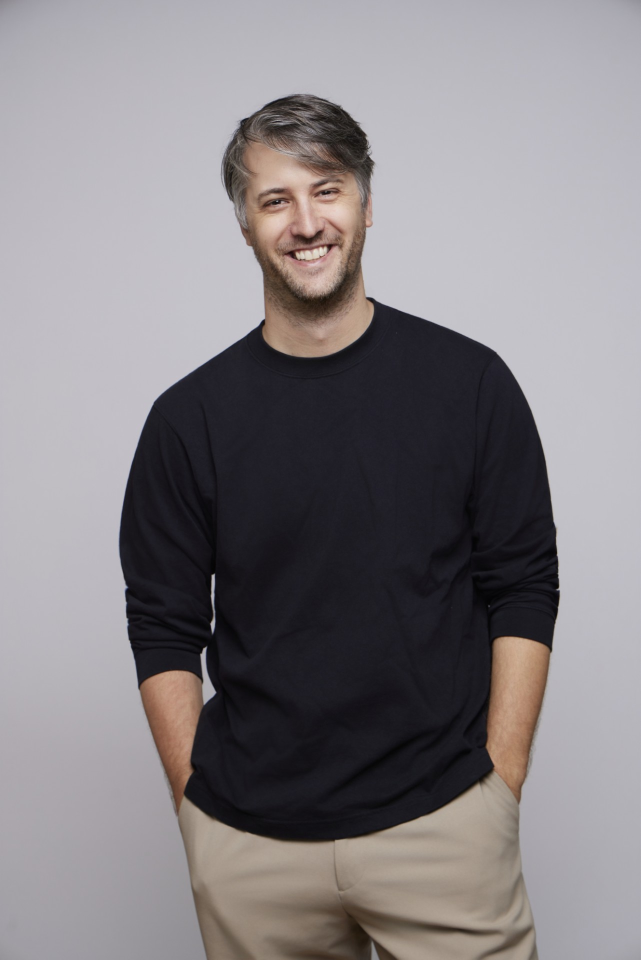
#> input picture press/photos/misch-strotz-01.jpg, 1281 x 1920 px (shown at 1/2 size); its folder holds 3 pictures in this run
$ python press_kit.py
#> lines starting #> are read from the running program, lines starting #| are printed output that depends on the picture
"""
Builds the press kit's previews and zip from the files in press/photos and press/logo.

    python -I tools/press_kit.py

press/photos/*.jpg      the photos as delivered by the photographer (published untouched)
press/previews/*.webp   small versions shown on the press page
press/misch-strotz-press-kit.zip   all photos, logos and a short README with credit and usage
"""
import zipfile
from pathlib import Path

from PIL import Image

ROOT = Path(__file__).resolve().parent.parent
PRESS = ROOT / "press"
PREVIEW_WIDTH = {"portrait": 640, "landscape": 960}

README = """Misch Strotz: press kit
https://www.mitchoz.com/press/

Free to use for articles, interviews, podcasts, and event or speaker announcements
featuring Misch Strotz.

Questions or higher resolutions: misch@msh.lu
"""

(PRESS / "previews").mkdir(exist_ok=True)
photos = sorted((PRESS / "photos").glob("*.jpg"))
for photo in photos:
    im = Image.open(photo)
#> im is the input picture: PIL image 1281x1920 RGB; mean R, G, B 133.1, 128.7, 132.2
    width = PREVIEW_WIDTH["portrait" if im.height > im.width else "landscape"]
#> width = 640
    im = im.convert("RGB").resize((width, round(im.height * width / im.width)), Image.LANCZOS)
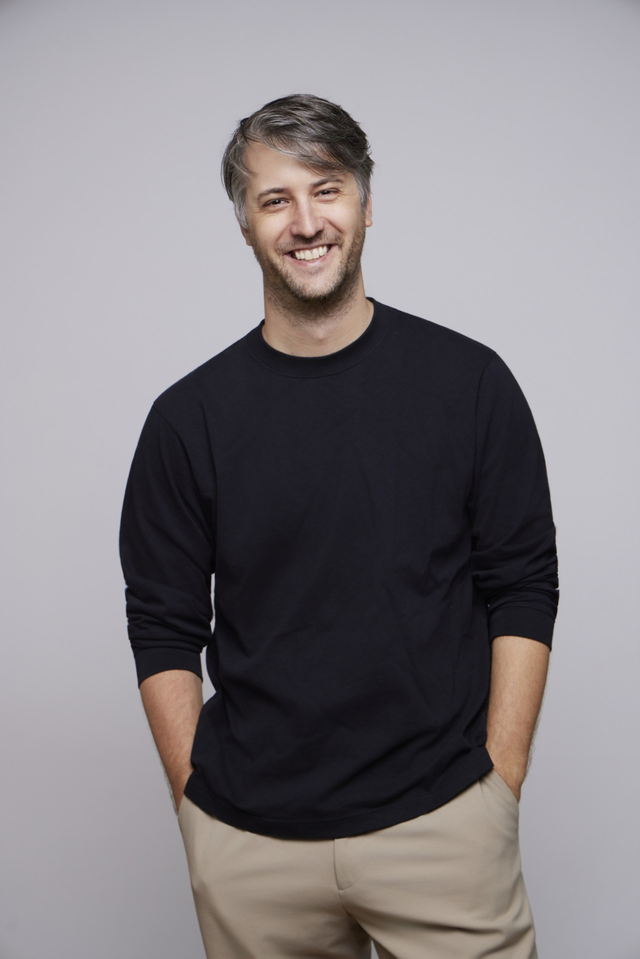
#> im: PIL image 640x959 RGB; mean R, G, B 133.1, 128.7, 132.2
    out = PRESS / "previews" / (photo.stem + ".webp")
    im.save(out, "WEBP", quality=80, method=6)
    print(f"{out.relative_to(ROOT).as_posix()}  {im.size[0]}x{im.size[1]}  {out.stat().st_size // 1024} KB")
#| press/previews/misch-strotz-01.webp  640x959  13 KB
#> pass 2 of the loop `for photo in photos:`:
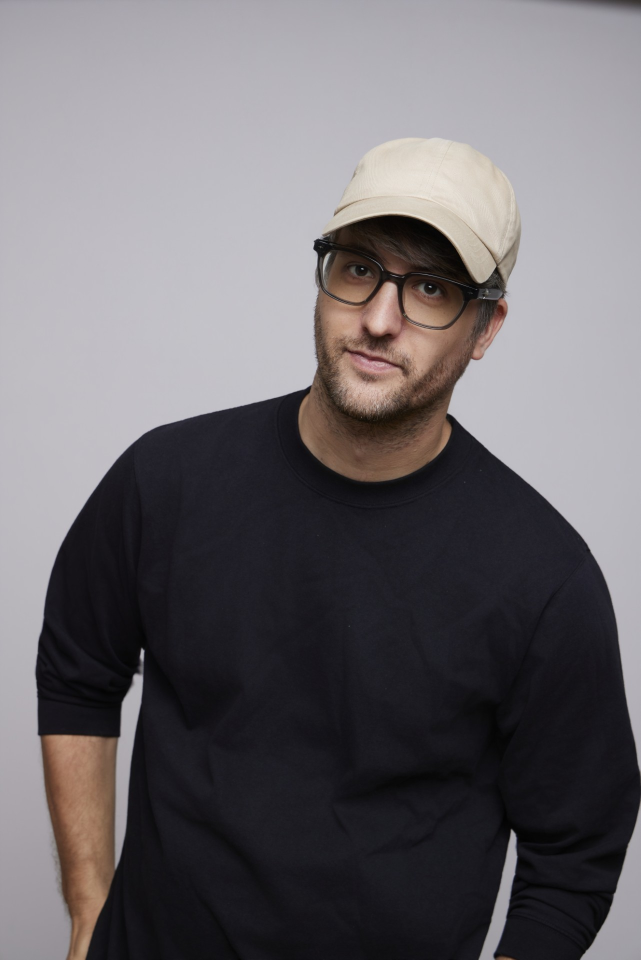
#> input picture press/photos/misch-strotz-02.jpg, 1281 x 1920 px (shown at 1/2 size)
#> im is the input picture: PIL image 1281x1920 RGB; mean R, G, B 108.6, 104.7, 108.6
#> `im = im.convert("RGB").resize((width, round(im.height * width / im.wid..`:
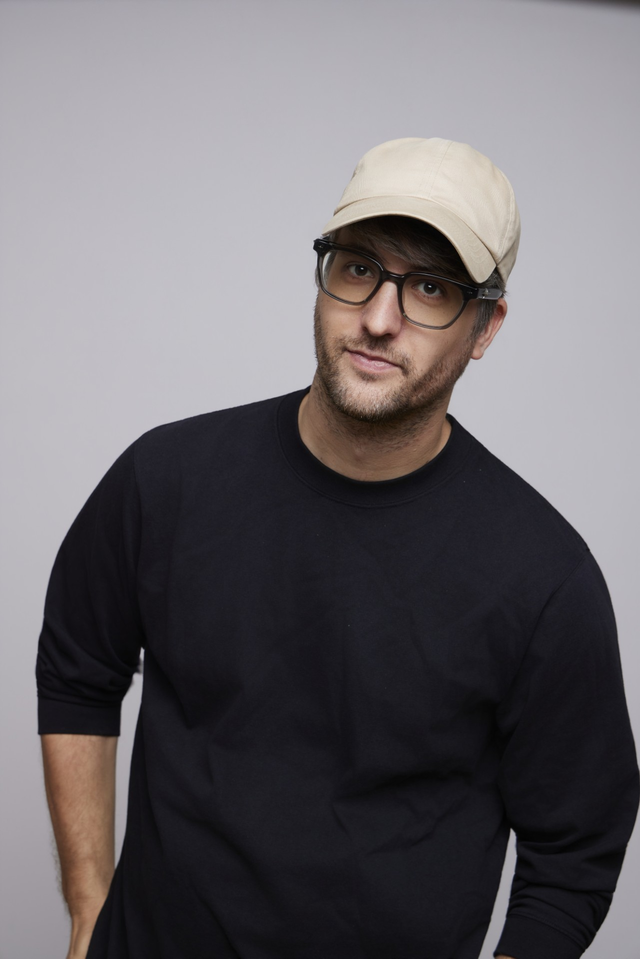
#> im: PIL image 640x959 RGB; mean R, G, B 108.6, 104.7, 108.6
#| press/previews/misch-strotz-02.webp  640x959  13 KB
#> pass 3 of the loop `for photo in photos:`:
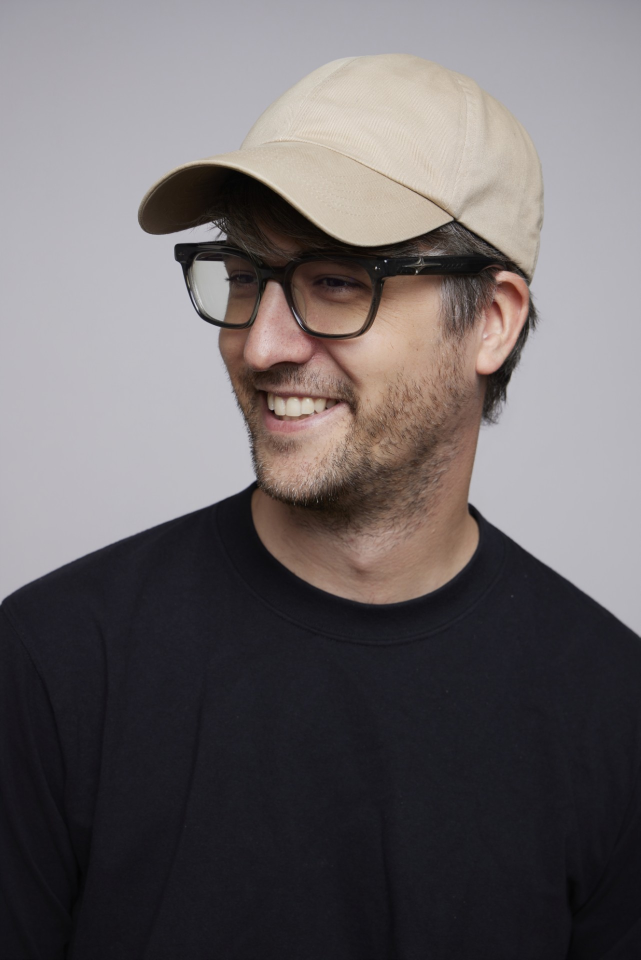
#> input picture press/photos/misch-strotz-03.jpg, 1281 x 1920 px (shown at 1/2 size)
#> im is the input picture: PIL image 1281x1920 RGB; mean R, G, B 107.5, 102.1, 103.9
#> `im = im.convert("RGB").resize((width, round(im.height * width / im.wid..`:
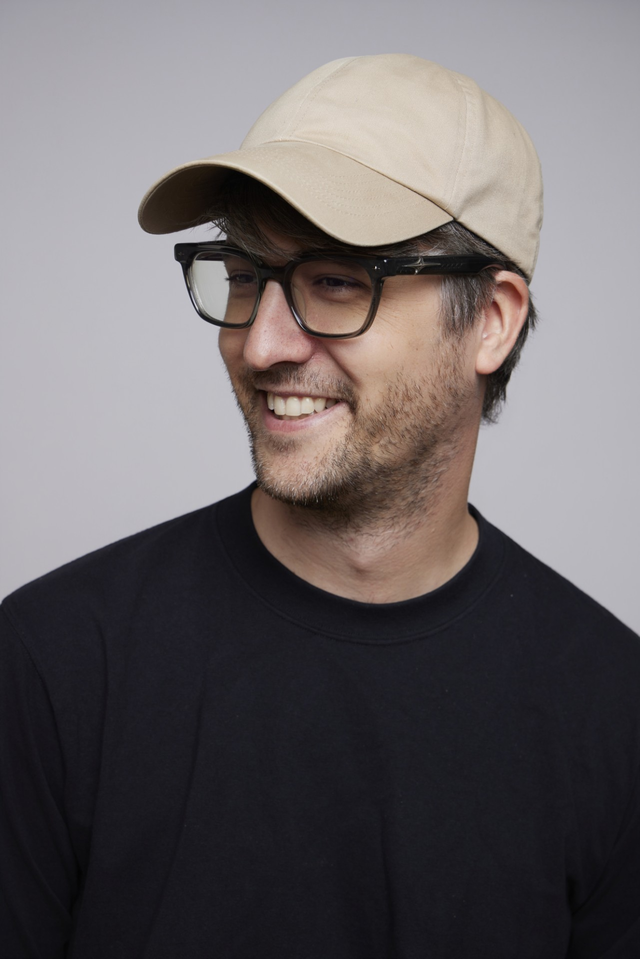
#> im: PIL image 640x959 RGB; mean R, G, B 107.5, 102.1, 103.9
#| press/previews/misch-strotz-03.webp  640x959  16 KB

# Small square of the first portrait, shown next to the press kit on the homepage.
face = Image.open(PRESS / "photos" / "misch-strotz-01.jpg").convert("RGB").crop((290, 130, 1000, 840))
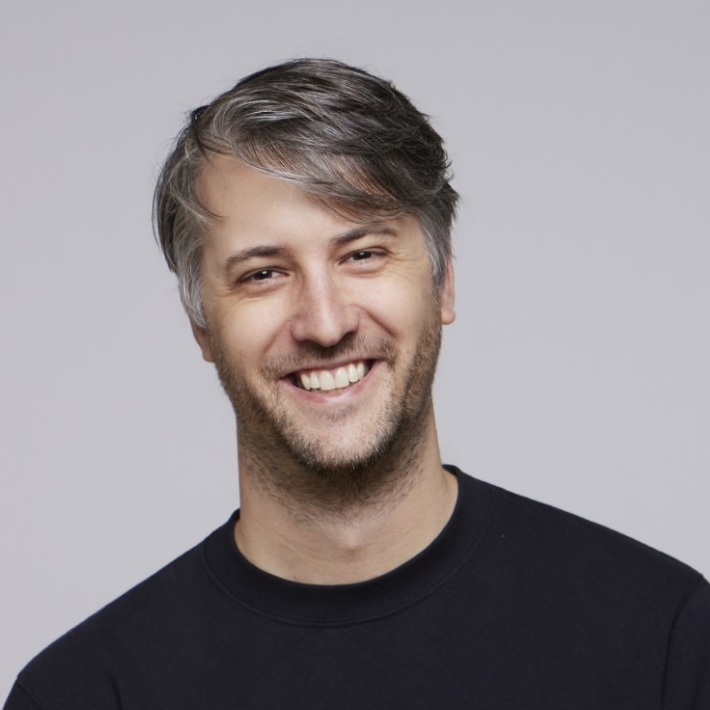
#> face: PIL image 710x710 RGB; mean R, G, B 145.2, 138.8, 141.2
face.resize((240, 240), Image.LANCZOS).save(PRESS / "previews" / "misch-strotz-square.webp", "WEBP", quality=82, method=6)
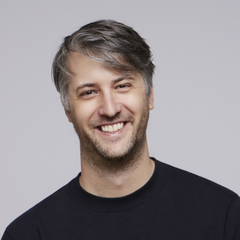
#> saved as misch-strotz-square.webp: PIL image 240x240 RGB; mean R, G, B 145.2, 138.8, 141.2

zip_path = PRESS / "misch-strotz-press-kit.zip"
with zipfile.ZipFile(zip_path, "w", zipfile.ZIP_DEFLATED) as z:
    z.writestr("misch-strotz-press-kit/README.txt", README)
#> (the run stopped early here; a loop or call above may not have finished)
